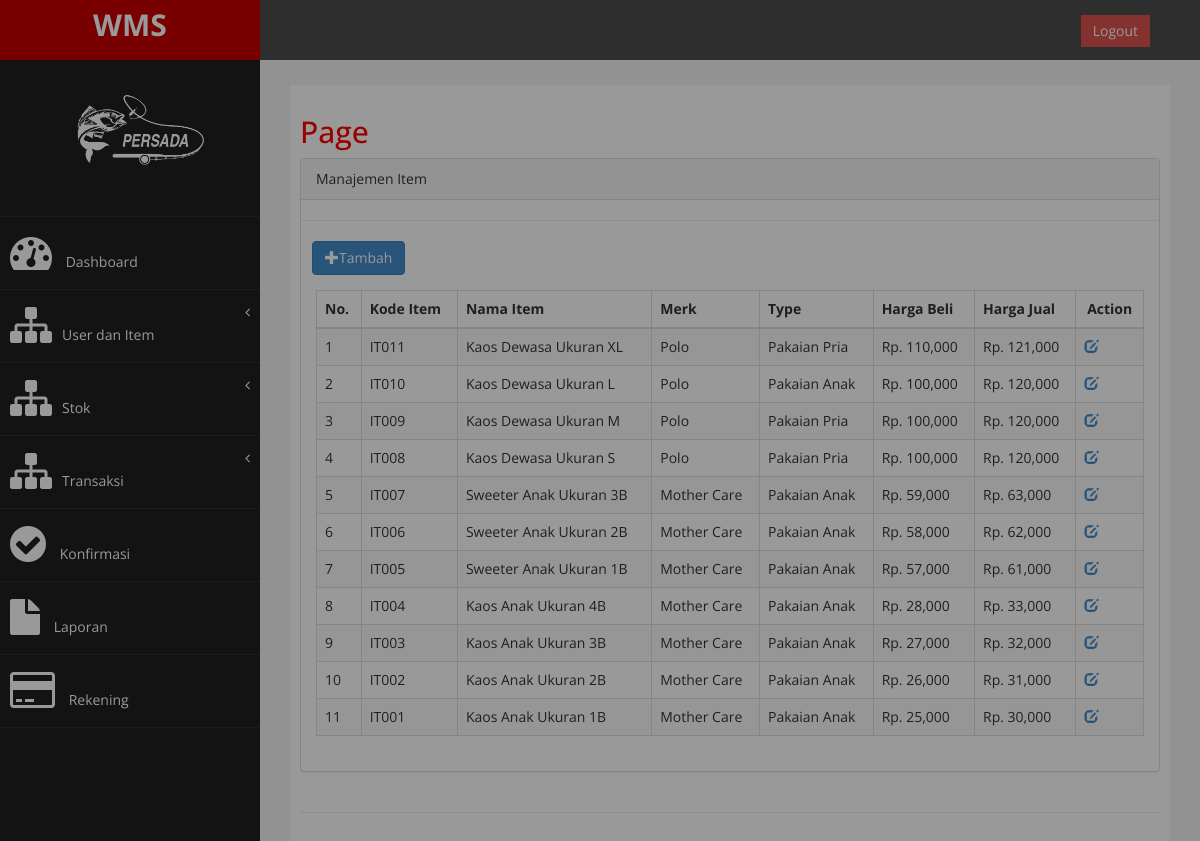
Page /admin/admin.php?halaman=manajemen_item (signed in) on the earlier database version.
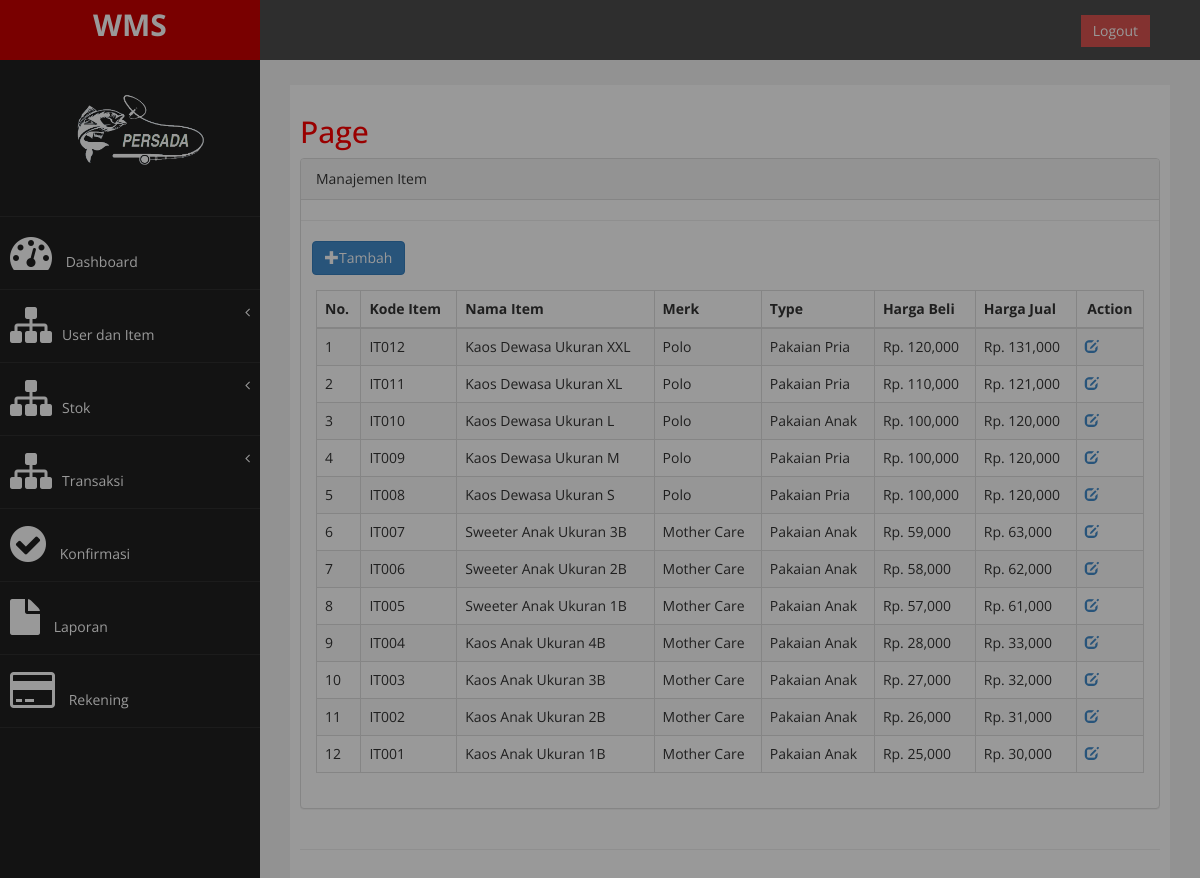
Same page on the later database version.
### tables this page shows
CREATE TABLE `master_item` (
  `no_item` varchar(10) NOT NULL,
  `name_item` varchar(100) NOT NULL,
  `merk` varchar(100) NOT NULL,
  `type` varchar(50) NOT NULL,
  `price_buy` double NOT NULL,
  `price_sell` double NOT NULL,
  `unit` varchar(50) NOT NULL,
  `username` varchar(50) NOT NULL,
  `timestamp` datetime NOT NULL,
  PRIMARY KEY (`no_item`),
  KEY `fk_master_item_username` (`username`),
  CONSTRAINT `fk_master_item_username` FOREIGN KEY (`username`) REFERENCES `master_user` (`username`) ON DELETE CASCADE ON UPDATE CASCADE
);

### admin/modul/mod_item/info_item.php (the view, shortened to what this page needs)
<?php
include '../../../config/koneksi.php';
$query = mysqli_query($conn, "SELECT * FROM master_item ORDER BY timestamp DESC") or die(mysqli_error($conn));
?>
<div class="row">
    <div class="col-md-12">
        <div class="panel panel-default">
            <div class="panel-heading">
                Manajemen Item
            </div>
            <hr>
            &nbsp;&nbsp;&nbsp;<button type="button" class="btn btn-primary" data-toggle="modal" data-target="#myModal"><span class="glyphicon glyphicon-plus"></span>Tambah</button>
            <br>
            <div class="panel-body">
                <div class="table-responsive">
                    <table class="table table-striped table-bordered table-hover">
                        <thead>
                            <tr>
                                <th>No.</th>
                                <th>Kode Item</th>
                                <th>Nama Item</th>
                                <th>Merk</th>
                                <th>Type</th>
                                <th>Harga Beli</th>
                                <th>Harga Jual</th>
                                <th colspan="2">
                                    <center>Action</center>
                                </th>
                            </tr>
                        </thead>
                        <tbody>
                            <?php
                            if (mysqli_num_rows($query) == 0) {
                                echo '<tr><td colspan="4" align="center">Tidak ada data!</td></tr>';
                            } else {
                                $no = 1;
                                while ($data = mysqli_fetch_array($query)) {
                                    echo '<tr>';
                                    echo '<td>' . $no . '</td>';
                                    echo '<td>' . $data['no_item'] . '</td>';
                                    echo '<td>' . $data['name_item'] . '</td>';
                                    echo '<td>' . $data['merk'] . '</td>';
                                    echo '<td>' . $data['type'] . '</td>';
                                    echo '<td> Rp. ' . number_format($data['price_buy']) . '</td>';
                                    echo '<td> Rp. ' . number_format($data['price_sell']) . '</td>';
                                    echo '<td><a href=admin.php?halaman=edit_item&&no_item=' . $data['no_item'] . '><span class="glyphicon glyphicon-edit"></a></td>'; ?>
                            <?php
                                    echo '</tr>';
                                    $no++;
                                }
                            }
                            ?>
                        </tbody>
                    </table>
                </div>
            </div>
        </div>
    </div>
</div>

Differences in the rows shown:
added master_item: no_item "IT012", name_item "Kaos Dewasa Ukuran XXL", merk "Polo", type "Pakaian Pria", price_buy "120,000", price_sell "131,000"
